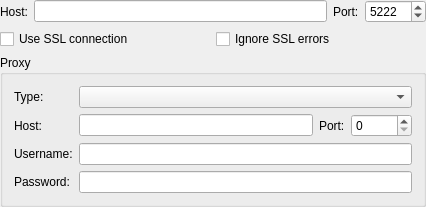
<ui version="4.0" >
 <class>ConnectionOptionsWidgetClass</class>
 <widget class="QWidget" name="ConnectionOptionsWidgetClass" >
  <property name="geometry" >
   <rect>
    <x>0</x>
    <y>0</y>
    <width>426</width>
    <height>188</height>
   </rect>
  </property>
  <property name="windowTitle" >
   <string>ConnectionOptionsWidget</string>
  </property>
  <layout class="QVBoxLayout" >
   <property name="leftMargin" >
    <number>0</number>
   </property>
   <property name="topMargin" >
    <number>0</number>
   </property>
   <property name="rightMargin" >
    <number>0</number>
   </property>
   <property name="bottomMargin" >
    <number>0</number>
   </property>
   <item>
    <layout class="QHBoxLayout" >
     <item>
      <widget class="QLabel" name="label_11" >
       <property name="text" >
        <string>Host:</string>
       </property>
       <property name="buddy" >
        <cstring>lneHost</cstring>
       </property>
      </widget>
     </item>
     <item>
      <widget class="QLineEdit" name="lneHost" />
     </item>
     <item>
      <widget class="QLabel" name="label_12" >
       <property name="text" >
        <string>Port:</string>
       </property>
       <property name="buddy" >
        <cstring>spbPort</cstring>
       </property>
      </widget>
     </item>
     <item>
      <widget class="QSpinBox" name="spbPort" >
       <property name="sizePolicy" >
        <sizepolicy vsizetype="Fixed" hsizetype="Preferred" >
         <horstretch>0</horstretch>
         <verstretch>0</verstretch>
        </sizepolicy>
       </property>
       <property name="minimumSize" >
        <size>
         <width>60</width>
         <height>0</height>
        </size>
       </property>
       <property name="maximum" >
        <number>65535</number>
       </property>
       <property name="value" >
        <number>5222</number>
       </property>
      </widget>
     </item>
    </layout>
   </item>
   <item>
    <layout class="QHBoxLayout" >
     <item>
      <widget class="QCheckBox" name="chbUseSSL" >
       <property name="text" >
        <string>Use SSL connection</string>
       </property>
      </widget>
     </item>
     <item>
      <widget class="QCheckBox" name="chbIgnoreSSLWarnings" >
       <property name="text" >
        <string>Ignore SSL errors</string>
       </property>
      </widget>
     </item>
    </layout>
   </item>
   <item>
    <widget class="QGroupBox" name="grbProxy" >
     <property name="title" >
      <string>Proxy</string>
     </property>
     <layout class="QVBoxLayout" >
      <item>
       <layout class="QGridLayout" >
        <item row="0" column="0" >
         <widget class="QLabel" name="label_7" >
          <property name="text" >
           <string>Type:</string>
          </property>
          <property name="buddy" >
           <cstring>cmbProxyType</cstring>
          </property>
         </widget>
        </item>
        <item row="0" column="1" colspan="3" >
         <widget class="QComboBox" name="cmbProxyType" >
          <property name="sizePolicy" >
           <sizepolicy vsizetype="Fixed" hsizetype="Expanding" >
            <horstretch>0</horstretch>
            <verstretch>0</verstretch>
           </sizepolicy>
          </property>
         </widget>
        </item>
        <item row="1" column="0" >
         <widget class="QLabel" name="label_8" >
          <property name="text" >
           <string>Host:</string>
          </property>
          <property name="buddy" >
           <cstring>lneProxyHost</cstring>
          </property>
         </widget>
        </item>
        <item row="1" column="1" >
         <widget class="QLineEdit" name="lneProxyHost" />
        </item>
        <item row="1" column="2" >
         <widget class="QLabel" name="label_13" >
          <property name="text" >
           <string>Port:</string>
          </property>
          <property name="buddy" >
           <cstring>spbProxyPort</cstring>
          </property>
         </widget>
        </item>
        <item row="1" column="3" >
         <widget class="QSpinBox" name="spbProxyPort" >
          <property name="minimumSize" >
           <size>
            <width>60</width>
            <height>0</height>
           </size>
          </property>
          <property name="maximum" >
           <number>65535</number>
          </property>
         </widget>
        </item>
        <item row="2" column="0" >
         <widget class="QLabel" name="label_9" >
          <property name="text" >
           <string>Username:</string>
          </property>
          <property name="buddy" >
           <cstring>lneProxyUser</cstring>
          </property>
         </widget>
        </item>
        <item row="2" column="1" colspan="3" >
         <widget class="QLineEdit" name="lneProxyUser" />
        </item>
        <item row="3" column="0" >
         <widget class="QLabel" name="label_10" >
          <property name="text" >
           <string>Password:</string>
          </property>
          <property name="buddy" >
           <cstring>lneProxyPassword</cstring>
          </property>
         </widget>
        </item>
        <item row="3" column="1" colspan="3" >
         <widget class="QLineEdit" name="lneProxyPassword" >
          <property name="echoMode" >
           <enum>QLineEdit::PasswordEchoOnEdit</enum>
          </property>
         </widget>
        </item>
       </layout>
      </item>
     </layout>
    </widget>
   </item>
  </layout>
 </widget>
 <layoutdefault spacing="6" margin="11" />
 <resources/>
 <connections/>
</ui>
